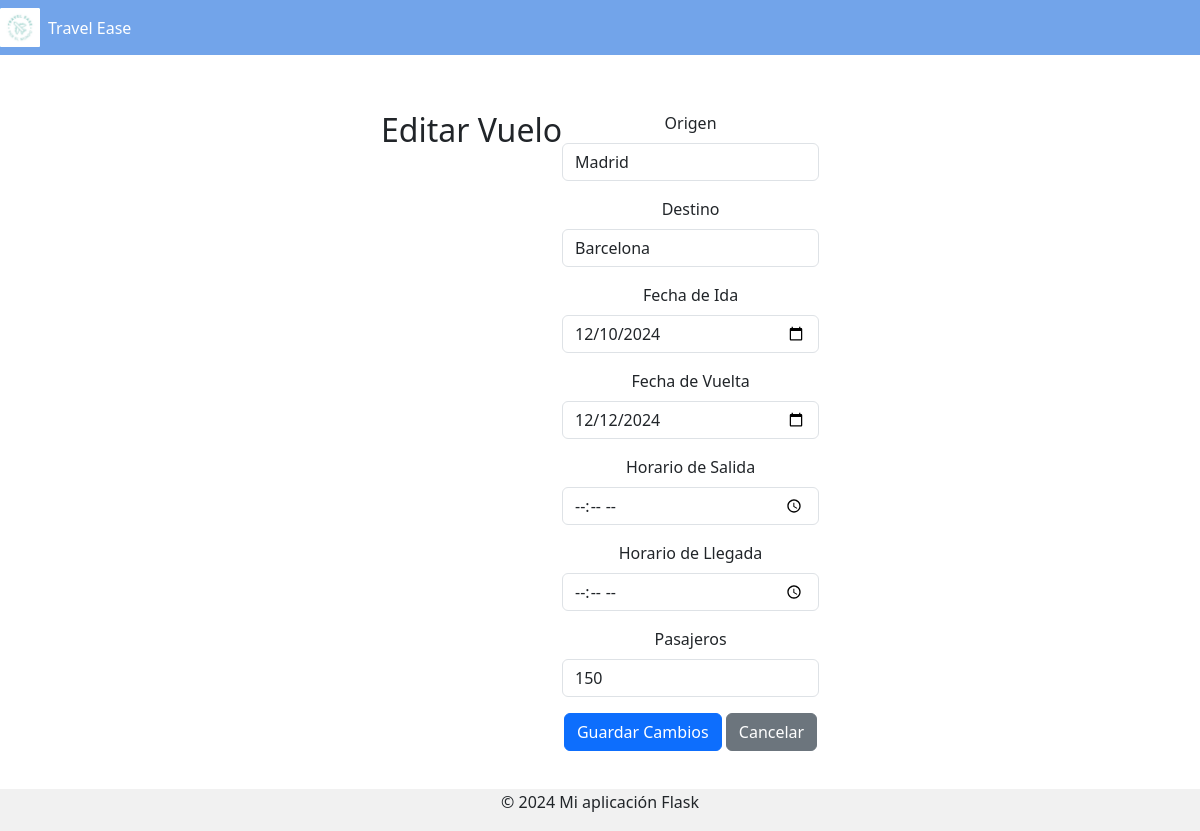
The app's page /busqueda/editar_vuelo/2, older data.
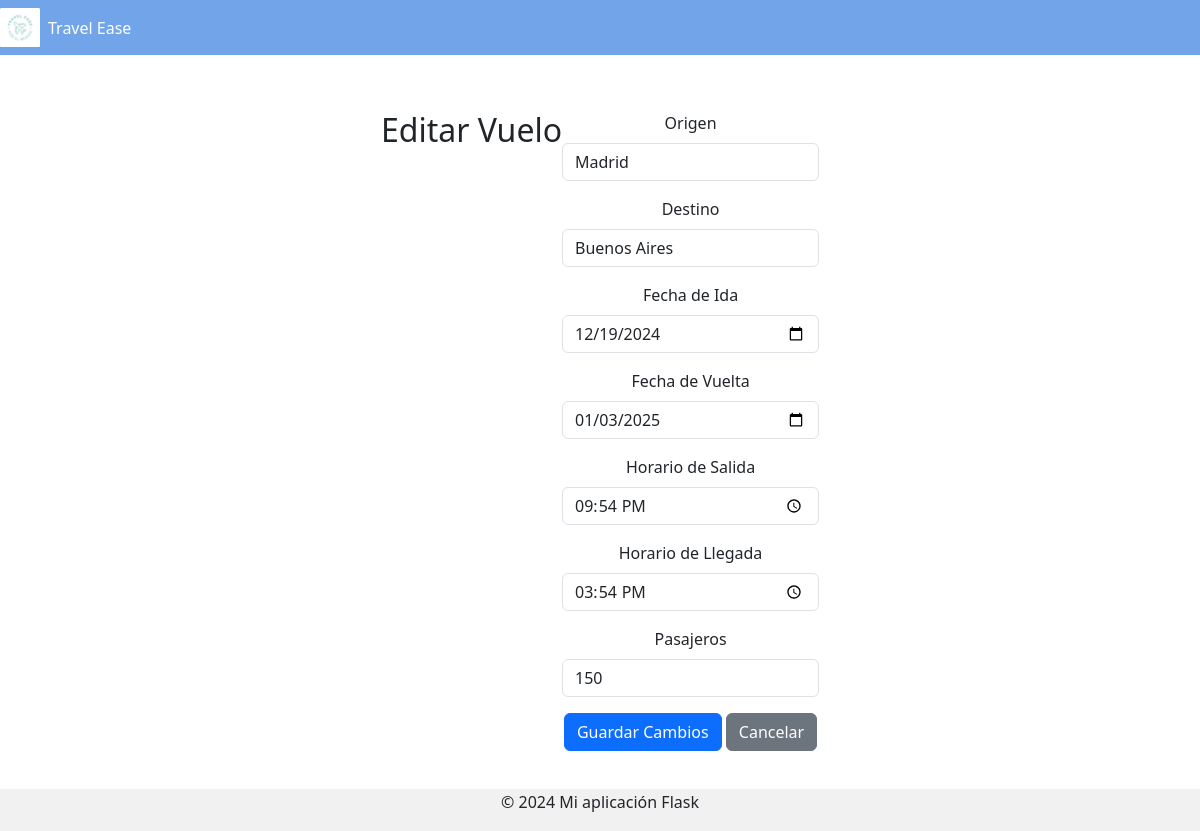
The same page, newer data.
### tables this page shows
CREATE TABLE vuelos (id INTEGER PRIMARY KEY AUTOINCREMENT, origen TEXT, destino TEXT, fecha_ida DATE, fecha_vuelta DATE, horario_salida DATETIME, horario_llegada DATETIME, pasajeros INTEGER);

### app/blueprints/busqueda/routes.py (the view)
@busqueda_bp.route('/editar_vuelo/<int:id>', methods=['GET', 'POST'])
def editar_vuelo(id):
    conexion = conectar()
    cursor = conexion.cursor()
    if request.method == 'POST':
        origen = request.form['origen']
        destino = request.form['destino']
        fecha_ida = request.form['fecha_ida']
        fecha_vuelta = request.form['fecha_vuelta']
        horario_salida = request.form['horario_salida']
        horario_llegada = request.form['horario_llegada']
        pasajeros = request.form['pasajeros']
        cursor.execute("""
            UPDATE vuelos
            SET origen = ?, destino = ?, fecha_ida = ?, fecha_vuelta = ?, horario_salida = ?, horario_llegada = ?, pasajeros = ?
            WHERE id = ?""",
            (origen, destino, fecha_ida, fecha_vuelta, horario_salida, horario_llegada, pasajeros, id)
        )
        conexion.commit()
        conexion.close()
        flash('Vuelo actualizado con éxito')
        return redirect(url_for('busqueda.ver_vuelos'))
    else:
        cursor.execute("SELECT * FROM vuelos WHERE id = ?", (id,))
        vuelo = cursor.fetchone()
        conexion.close()
        return render_template('busqueda/editar_vuelo.html', vuelo=vuelo)

### app/blueprints/busqueda/routes.py (called while the page is built)
def conectar():
    return sqlite3.connect('agencia_viajes.db')

### app/templates/busqueda/editar_vuelo.html (shortened to what this page needs)
<!DOCTYPE html>
<html lang="en">
<head>
  <link rel="stylesheet" href="{{ url_for('static', filename='css/style.css') }}">
  <link href="https://cdn.jsdelivr.net/npm/bootstrap@5.3.3/dist/css/bootstrap.min.css" rel="stylesheet">
</head>
<body>
  <header class="navbar">
    <div class="logo">
      <img src="{{ url_for('static', filename='css/ruta-del-logo.png') }}" alt="Logo de la Marca">
      <span>Travel Ease</span>
    </div>
  </header>
  <div class="container mt-4">
    <h2>Editar Vuelo</h2>
    <form method="POST">
      <div class="mb-3">
        <label for="origen" class="form-label">Origen</label>
        <input type="text" id="origen" name="origen" class="form-control" value="{{ vuelo[1] }}" required>
      </div>
      <div class="mb-3">
        <label for="destino" class="form-label">Destino</label>
        <input type="text" id="destino" name="destino" class="form-control" value="{{ vuelo[2] }}" required>
      </div>
      <div class="mb-3">
        <label for="fecha_ida" class="form-label">Fecha de Ida</label>
        <input type="date" id="fecha_ida" name="fecha_ida" class="form-control" value="{{ vuelo[3] }}" required>
      </div>
      <div class="mb-3">
        <label for="fecha_vuelta" class="form-label">Fecha de Vuelta</label>
        <input type="date" id="fecha_vuelta" name="fecha_vuelta" class="form-control" value="{{ vuelo[4] }}" required>
      </div>
      <div class="mb-3">
        <label for="horario_salida" class="form-label">Horario de Salida</label>
        <input type="time" id="horario_salida" name="horario_salida" class="form-control" value="{{ vuelo[5] }}" required>
      </div>
      <div class="mb-3">
        <label for="horario_llegada" class="form-label">Horario de Llegada</label>
        <input type="time" id="horario_llegada" name="horario_llegada" class="form-control" value="{{ vuelo[6] }}" required>
      </div>
      <div class="mb-3">
        <label for="pasajeros" class="form-label">Pasajeros</label>
        <input type="number" id="pasajeros" name="pasajeros" class="form-control" value="{{ vuelo[7] }}" required>
      </div>
      <button type="submit" class="btn btn-primary">Guardar Cambios</button>
      <a href="{{ url_for('busqueda.ver_vuelos') }}" class="btn btn-secondary">Cancelar</a>
    </form>
  </div>
  <br><br>
  <footer class="text-center mt-4">
    <p>© 2024 Mi aplicación Flask</p>
  </footer>
</body>
</html>

Row changes from the older to the newer data that the page shows:
changed vuelos "Madrid": destino "Barcelona" → "Buenos Aires"; fecha_ida "12/10/2024" → "12/19/2024"; fecha_vuelta "12/12/2024" → "01/03/2025"; horario_salida (not shown) → "21:54"; horario_llegada (not shown) → "15:54"
